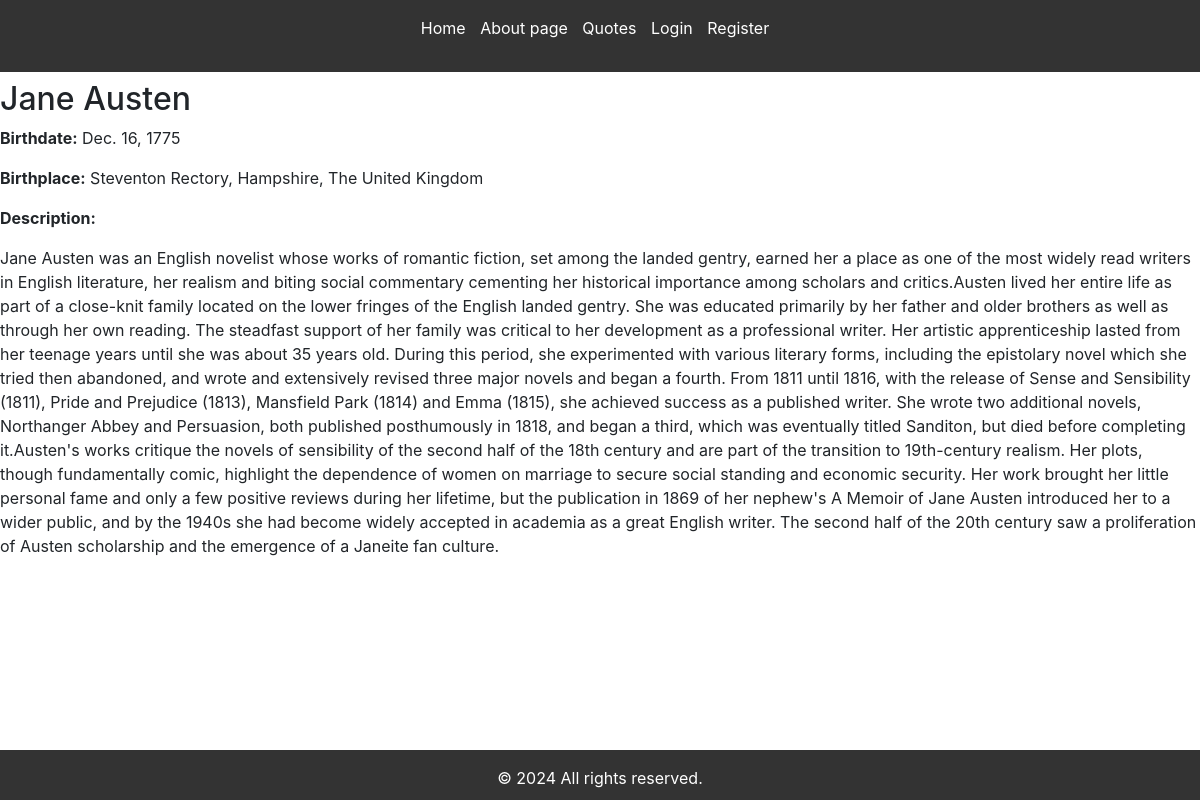
Screenshot of /author/Jane Austen/ with the database file from the repository.
### quotes/models.py (models this page shows, shortened)
class Author(models.Model):
    fullname = models.CharField(max_length=255)
    born_date = models.DateField(null=True, blank=True)
    born_location = models.CharField(max_length=255)
    description = models.TextField()

### quotes/views.py (the view)
# urls.py: path('author/<str:author_name>/', views.author_detail, name='author_detail'),
def author_detail(request, author_name):
    try:
        author_bio = Author.objects.get(fullname=author_name)
    except ObjectDoesNotExist:
        return render(request, 'quotes/author_not_found.html', {'author_name': author_name})
    return render(request, 'quotes/author_detail.html', {'author_bio': author_bio})

### quotes/templates/quotes/author_detail.html (shortened to what this page needs)
{% extends 'base.html' %}
{% block content %}
<h2>{{ author_bio.fullname }}</h2>
<p><strong>Birthdate:</strong> {{ author_bio.born_date }}</p>
<p><strong>Birthplace:</strong> {{ author_bio.born_location }}</p>
<p><strong>Description:</strong> {{ author_bio.description|linebreaks }}</p>
{% endblock %}

### static/css/styles.css (style rules this page uses)
body { font-family: Arial, sans-serif; margin: 0; padding: 0; background-color: #f4f4f4; }

### rows the page displays
Author: fullname "Jane Austen", born_date "Dec. 16, 1775", born_location "Steventon Rectory, Hampshire, The United Kingdom", description "Jane Austen was an English novelist whose works of romantic fiction, set among the landed gentry, earned her a place as one of the most widely read writers in English literature, her realism and biting social commentary cementing her historical importance among scholars and critics.Austen lived her entire life as part of a close-knit family located on the lower fringes of the English landed gentry. She was educated primarily by her father and older brothers as well as through her own reading. The steadfast support of her family was critical to her development as a professional writer. Her artistic apprenticeship lasted from her teenage years until she was about 35 years old. During this…"
